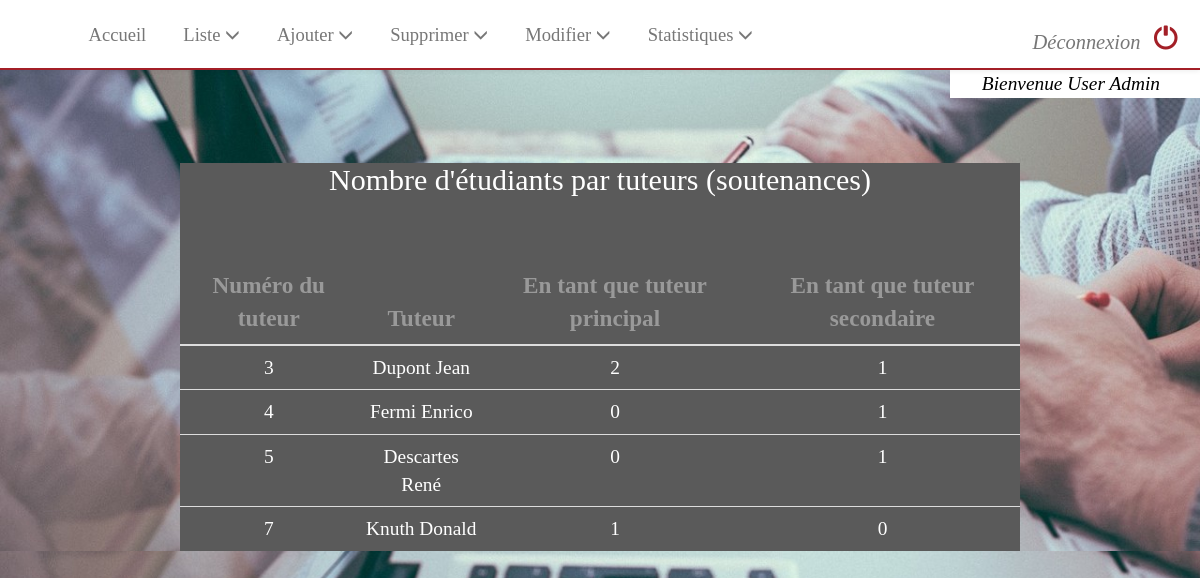
Screenshot of /admin/liste/etud_par_tuteurs.php (signed in) with the database file from the repository.
### tables this page shows
CREATE TABLE `users` (
  `uid` int(11) NOT NULL,
  `nom` varchar(30) DEFAULT NULL,
  `prenom` varchar(30) DEFAULT NULL,
  `login` varchar(30) NOT NULL,
  `mdp` varchar(255) NOT NULL,
  `role` enum('user','admin') NOT NULL DEFAULT 'user',
  `actif` bit(1) NOT NULL DEFAULT b'0'
);

### admin/liste/etud_par_tuteurs.php (the view, shortened to what this page needs)
<?php
	include("../../header/header_admin.php");
	?>
	<?php
		require("../../db_config.php");
		try {
			$db = new PDO($dsn, $username, $password);
			$db->setAttribute(PDO::ATTR_ERRMODE, PDO::ERRMODE_EXCEPTION);
			$SQL = "SELECT uid, nom, prenom FROM soutenances
					JOIN users ON soutenances.tuteur1 = users.uid OR soutenances.tuteur2 = users.uid
					GROUP BY uid ";
			$st=$db->prepare($SQL);
			$res=$st->execute();
			if($st->rowCount()==0) {
				?><div class="center" style="font-size:120%; padding-bottom:200px;"><?php echo "Aucune correspondance tuteur-étudiants trouvée dans la base de donnée.";?></div><?php
			} else {
				?>
				<div class="table-custom" style="width:70%;margin-left:15%; margin-bottom:100px;">
					<h2>Nombre d'étudiants par tuteurs (soutenances)</h2>
					<table class="table center ">
					<thead><tr style="font-size:120%; color:#999999;"><th class="center">Numéro du tuteur</th><th class="center">Tuteur</th><th class="center">En tant que tuteur principal</th><th class="center">En tant que tuteur secondaire</th></tr></thead>
						<?php
						while($row=$st->fetch()) {
							$uid = intval($row['uid']);
							$SQL2 = "SELECT COUNT(tuteur1) nb1 FROM soutenances
									 JOIN users ON soutenances.tuteur1 = users.uid
									 WHERE uid=?";
							$st2=$db->prepare($SQL2);
							$res=$st2->execute(array($uid));
							$SQL3 = "SELECT COUNT(tuteur2) nb2 FROM soutenances
									 JOIN users ON soutenances.tuteur2 = users.uid
									 WHERE uid=?";
							$st3=$db->prepare($SQL3);
							$res=$st3->execute(array($uid));
							$nom = htmlspecialchars($row['nom']);
							$prenom = htmlspecialchars($row['prenom']);
							$row2=$st2->fetch();
							$nb1 = intval($row2['nb1']);
							$row3=$st3->fetch();
							$nb2 = intval($row3['nb2']);
									?>
									<tr class="center">
										<td><?php echo htmlspecialchars($row['uid']) ?></td>
										<td><?php echo "$nom $prenom"; ?></td>
										<td><?php echo "$nb1"; ?></td>
										<td><?php echo "$nb2"; ?></td>
									</tr>
								<?php
						} ?>
					</table>
				</div>
					<?php
			}
		}
		catch(PDOException $e) {
			?></br></br><?php
			exit("Erreur de connexion ".$e->getMessage());
		}
		?>
	<?php
	include("../../footer.php");
	?>

### style.css (style rules this page uses)
.center { text-align: center; }
html, body { background: rgb(150, 150, 150); background-image: url("image/image4b.jpg"); background-repeat: no-repeat; background-size: cover; height: auto; position: relative; color: black; font-family: Calibri; font-size: 110%; width: 100%; transition: background-color .5s; }
.table-custom { background: rgb(90, 90, 90); text-align: center; margin-left: 25%; margin-right: auto; margin-top: 80px; color: white; width: 50%; }

### rows the page displays
users: uid "3", nom "Dupont", prenom "Jean", nb1 "2", nb2 "1"
users: uid "4", nom "Fermi", prenom "Enrico", nb1 "0", nb2 "1"
users: uid "5", nom "Descartes", prenom "René", nb1 "0", nb2 "1"
users: uid "7", nom "Knuth", prenom "Donald", nb1 "1", nb2 "0"

### other values shown
$_SESSION['prenom'] "User"
$_SESSION['nom'] "Admin"
